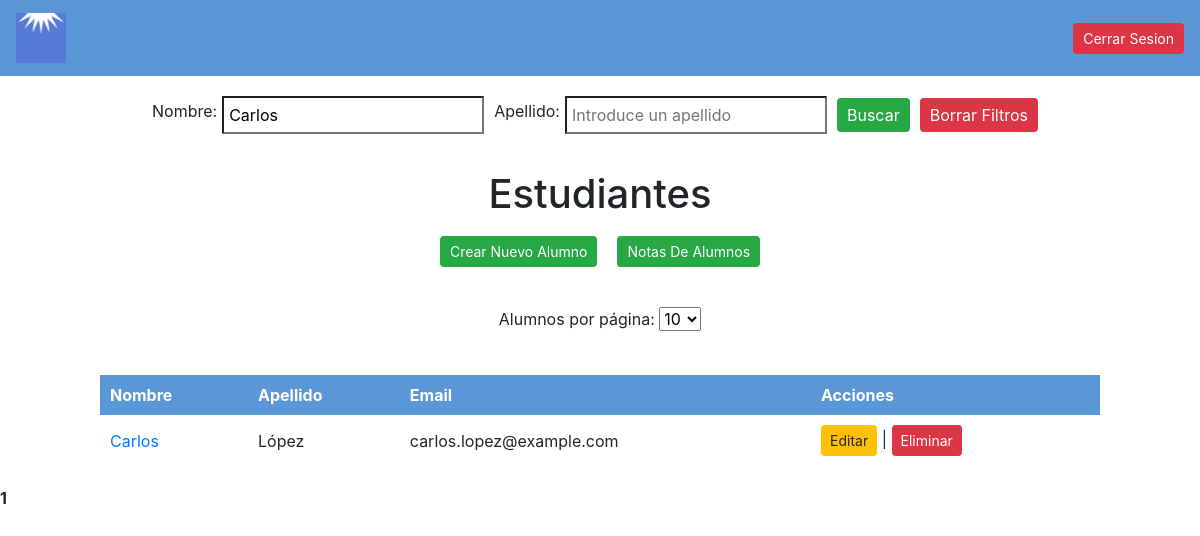
The app's page /view/gestionUsers.php?nombre=Carlos (signed in) with its own data.
### tables this page shows
CREATE TABLE tbl_alumnos (
    id_alu INT AUTO_INCREMENT PRIMARY KEY not null,
    username_alu VARCHAR(50) NOT NULL,
    dni_alu char(9) NOT NULL,
    nombre_alu VARCHAR(30) NOT NULL,
    apellido_alu VARCHAR(50) NOT NULL,
    fecha_nacimiento DATE NOT NULL,
    email_alu VARCHAR(100) NOT NULL,
    telefono_alu VARCHAR(15) NOT NULL,
    direccion_alu VARCHAR(255) NOT NULL
);

### view/gestionUsers.php (the view, shortened to what this page needs)
<?php
    $nombreFiltro = isset($_GET['nombre']) ? $_GET['nombre'] : '';
    $apellidoFiltro = isset($_GET['apellido']) ? $_GET['apellido'] : '';
    $alumnosPorPagina = isset($_GET['alumnosPorPagina']) ? (int)$_GET['alumnosPorPagina'] : 10;
    $paginaActual = isset($_GET['pagina']) ? (int)$_GET['pagina'] : 1;
    $offset = ($paginaActual - 1) * $alumnosPorPagina;
?>
<!DOCTYPE html>
<html lang="en">
<head>
    <link rel="stylesheet" type="text/css" href="./../css/styles.css">
    <link rel="stylesheet" href="https://cdn.jsdelivr.net/npm/sweetalert2@11.14.5/dist/sweetalert2.min.css">
</head>
<body>
    <nav class="navbar">
        <a class="navbar-brand" href="#">
            <img src="../img/LogoEscuela.jpeg" alt="Logo" id="logo">
        </a>
        <a href="cerrarSesion.php"><button class='btn btn-danger btn-sm'>Cerrar Sesion</button></a>
    </nav>
    <div class="search-container">
        <form class="search-form" role="search" method="GET" action="">
            <label>Nombre:</label>
            <input type="search" name="nombre" placeholder="Introduce un nombre" value="<?php echo htmlspecialchars($nombreFiltro); ?>">
            <label>Apellido:</label>
            <input type="search" name="apellido" placeholder="Introduce un apellido" value="<?php echo htmlspecialchars($apellidoFiltro); ?>">
            <button type="submit">Buscar</button>
            <button type="button" onclick="window.location.href='gestionUsers.php'">Borrar Filtros</button>
        </form>
    </div>
    <h1>Estudiantes</h1>
    <div class="buttons-container">
        <a href="crearAlumno.php"><button class="btn btn-success btn-sm">Crear Nuevo Alumno</button></a>
        <a href="vistaNotas.php"><button class="btn btn-info btn-sm">Notas De Alumnos</button></a>
    </div>
    <div class="pagination-control">
        <form method="GET" action="">
            <label for="alumnosPorPagina">Alumnos por página:</label>
            <select name="alumnosPorPagina" id="alumnosPorPagina" onchange="this.form.submit()">
                <option value="10" <?php if ($alumnosPorPagina == 10) echo 'selected'; ?>>10</option>
            </select>
        </form>
    </div>
    <?php
    try {
        include '../database/conexion.php';
        $sql = "SELECT * FROM tbl_alumnos WHERE nombre_alu LIKE ? AND apellido_alu LIKE ? LIMIT ?, ?";
        $stmt = mysqli_prepare($conexion, $sql);
        $nombreFiltroConsulta = "$nombreFiltro%";
        $apellidoFiltroConsulta = "$apellidoFiltro%";
        mysqli_stmt_bind_param($stmt, "ssii", $nombreFiltroConsulta, $apellidoFiltroConsulta, $offset, $alumnosPorPagina);
        if (!mysqli_stmt_execute($stmt)) {
            throw new Exception("Error al ejecutar la consulta: " . mysqli_stmt_error($stmt));
        }
        $result = mysqli_stmt_get_result($stmt);
        if (mysqli_num_rows($result) > 0) {
            echo "<table><tr><th>Nombre</th><th>Apellido</th><th class='email'>Email</th><th>Acciones</th></tr>";
            while($row = mysqli_fetch_assoc($result)) {
                $id = $row['id_alu'];
                $nombre = $row['nombre_alu'];
                echo "<tr><td><a href='notaAlumno.php?id={$id}'>$nombre</a></td><td>{$row['apellido_alu']}</td><td class='email'>{$row['email_alu']}</td>";
                echo "<td><a href='editarAlumno.php?id={$row['id_alu']}' class='btn btn-warning btn-sm'>Editar</a> | ";
                echo "<a href='#' class='btn btn-danger btn-sm delete-link' data-id='{$row['id_alu']}' data-toggle='modal' data-target='#confirmDeleteModal'>Eliminar</a></td></tr>";
            }
            echo "</table>";
        } else {
            echo "No hay alumnos.";
        }
        $totalAlumnosResult = mysqli_query($conexion, "SELECT COUNT(*) as total FROM tbl_alumnos");
        $totalAlumnos = mysqli_fetch_assoc($totalAlumnosResult)['total'];
        $totalPaginas = ceil($totalAlumnos / $alumnosPorPagina);
        echo "<div class='pagination'>";
        for ($i = 1; $i <= $totalPaginas; $i++) {
            if ($i == $paginaActual) {
                echo "<strong>$i</strong> ";
            } else {
                echo "<a href='?pagina=$i&alumnosPorPagina=$alumnosPorPagina&nombre=$nombreFiltro&apellido=$apellidoFiltro'>$i</a> ";
            }
        }
        echo "</div>";
    } catch (Exception $e) {
        echo "Se produjo un error: " . $e->getMessage();
    }
    ?>
    <link href="https://stackpath.bootstrapcdn.com/bootstrap/4.5.2/css/bootstrap.min.css" rel="stylesheet">
</body>

### css/styles.css (style rules this page uses)
body { font-family: Arial, sans-serif; background-color: #f4f4f4; margin: 0; padding: 0; overflow: auto; overflow-y: auto; }
.navbar { display: flex; justify-content: space-between; align-items: center; padding: 5px 10px; background-color: #5b97d7; }
.navbar .navbar-brand, .navbar .nav-link { color: white; }
.navbar .btn { margin: 5px 0; background-color: #dc3545; color: white; border: none; border-radius: 4px; padding: 5px 10px; cursor: pointer; }
.search-container { display: flex; justify-content: center; margin: 20px 0; }
.search-form { display: flex; align-items: center; justify-content: center; flex-wrap: wrap; }
.search-form label { margin-right: 5px; }
.search-form input { margin-right: 10px; padding: 5px; }
.search-form button { padding: 5px 10px; background-color: #28a745; color: white; border: none; border-radius: 4px; cursor: pointer; margin-right: 10px; }
.search-form button:last-child { background-color: #dc3545; }
h1 { text-align: center; margin-top: 30px; margin-bottom: 20px; }
.buttons-container { display: flex; justify-content: center; margin-bottom: 30px; flex-wrap: wrap; }
.buttons-container a { margin: 10px; }
.buttons-container .btn-success, .buttons-container .btn-info { background-color: #28a745; color: white; padding: 5px 10px; border-radius: 4px; cursor: pointer; border: none; }
table { width: 90%; max-width: 1000px; border-collapse: collapse; margin: 20px auto; }
th, td { padding: 10px; text-align: left; }
th { background-color: #5b97d7; color: white; }
td.email { display: table-cell; }
a { color: #007BFF; text-decoration: none; }
.pagination { text-align: center; margin: 20px 0; }
#logo { max-width: 50px; height: auto; }
.pagination-control { display: flex; justify-content: center; align-items: center; margin: 20px 0; }

### records on screen
tbl_alumnos: nombre_alu "Carlos", apellido_alu "López", email_alu "carlos.lopez@example.com"
